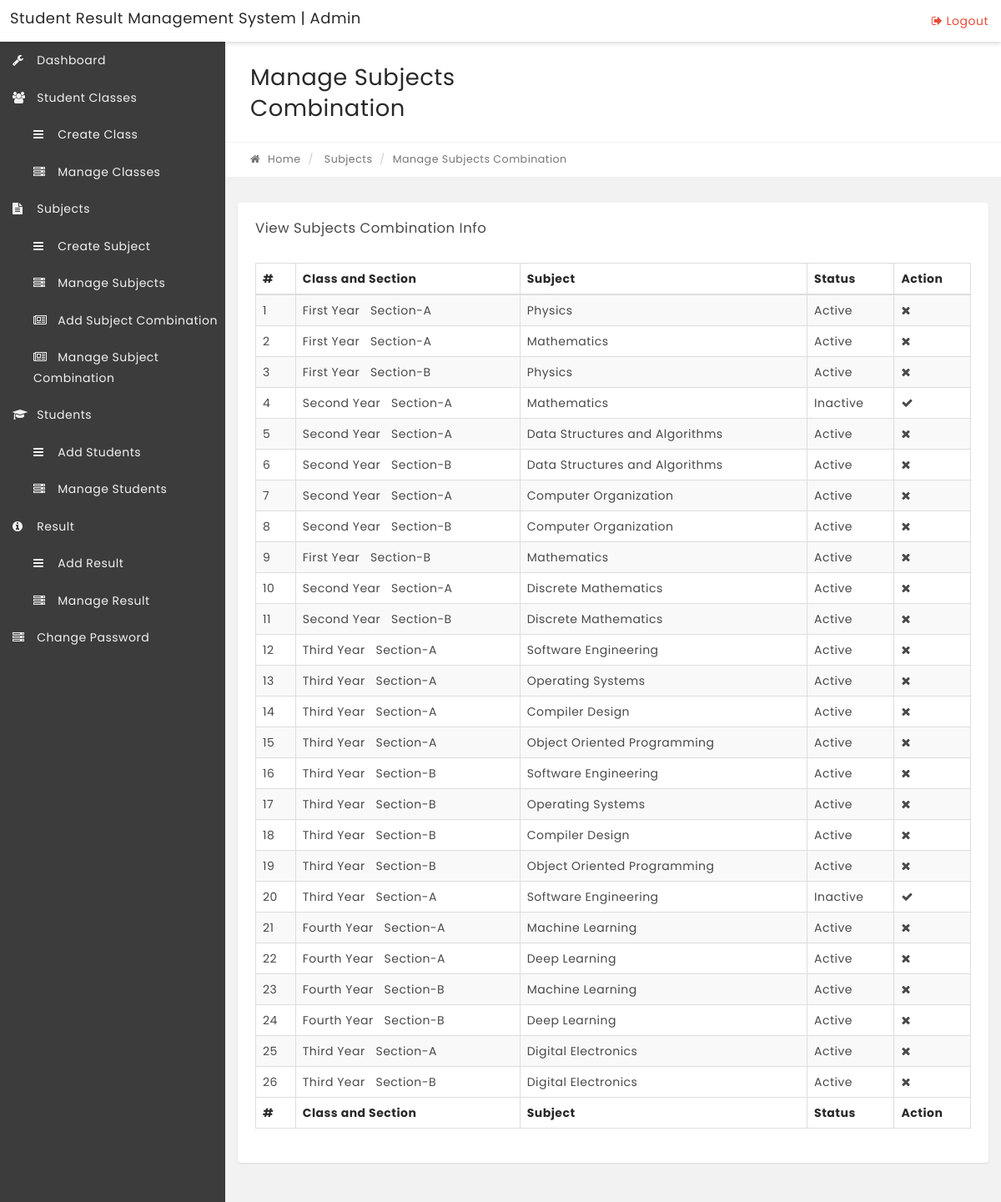
/manage-subjectcombination.php, run on the app's committed database.
### tables this page shows
CREATE TABLE `tblsubjectcombination` (
  `id` int(11) NOT NULL,
  `ClassId` int(11) DEFAULT NULL,
  `SubjectId` int(11) DEFAULT NULL,
  `status` int(1) DEFAULT NULL,
  `CreationDate` timestamp NULL DEFAULT current_timestamp(),
  `Updationdate` timestamp NULL DEFAULT NULL ON UPDATE current_timestamp()
);

CREATE TABLE `tblclasses` (
  `id` int(11) NOT NULL,
  `ClassName` varchar(80) DEFAULT NULL,
  `ClassNameNumeric` int(4) DEFAULT NULL,
  `Section` varchar(5) DEFAULT NULL,
  `CreationDate` timestamp NULL DEFAULT current_timestamp(),
  `UpdationDate` timestamp NULL DEFAULT NULL
);

CREATE TABLE `tblsubjects` (
  `id` int(11) NOT NULL,
  `SubjectName` varchar(100) NOT NULL,
  `SubjectCode` varchar(100) DEFAULT NULL,
  `Creationdate` timestamp NULL DEFAULT current_timestamp(),
  `UpdationDate` timestamp NULL DEFAULT NULL
);

### manage-subjectcombination.php (the view, shortened to what this page needs)
<?php
include('includes/config.php');
if(strlen($_SESSION['alogin'])=="")
    {
    header("Location: index.php");
    }
    else{
?>
<!DOCTYPE html>
<html lang="en">
    <head>
        <link rel="stylesheet" href="css/bootstrap.min.css" media="screen" >
        <link rel="stylesheet" href="css/font-awesome.min.css" media="screen" >
        <link rel="stylesheet" href="css/animate-css/animate.min.css" media="screen" >
        <link rel="stylesheet" href="css/lobipanel/lobipanel.min.css" media="screen" >
        <link rel="stylesheet" href="css/prism/prism.css" media="screen" >
        <link rel="stylesheet" type="text/css" href="js/DataTables/datatables.min.css"/>
        <link rel="stylesheet" href="css/main.css" media="screen" >
    </head>
    <body class="top-navbar-fixed">
        <div class="main-wrapper">
   <?php include('includes/topbar.php');?>
            <div class="content-wrapper">
                <div class="content-container">
<?php include('includes/leftbar.php');?>
                    <div class="main-page">
                        <div class="container-fluid">
                            <div class="row page-title-div">
                                <div class="col-md-6">
                                    <h2 class="title">Manage Subjects Combination</h2>
                                </div>
                            </div>
                            <div class="row breadcrumb-div">
                                <div class="col-md-6">
                                    <ul class="breadcrumb">
            							<li><a href="dashboard.php"><i class="fa fa-home"></i> Home</a></li>
                                        <li> Subjects</li>
            							<li class="active">Manage Subjects Combination</li>
            						</ul>
                                </div>
                            </div>
                        </div>
                        <section class="section">
                            <div class="container-fluid">
                                <div class="row">
                                    <div class="col-md-12">
                                        <div class="panel">
                                            <div class="panel-heading">
                                                <div class="panel-title">
                                                    <h5>View Subjects Combination Info</h5>
                                                </div>
                                            </div>
                                            <div class="panel-body p-20">
                                                <table id="example" class="display table table-striped table-bordered" cellspacing="0" width="100%">
                                                    <thead>
                                                        <tr>
                                                            <th>#</th>
                                                            <th>Class and Section</th>
                                                            <th>Subject </th>
                                                            <th>Status</th>
                                                            <th>Action</th>
                                                        </tr>
                                                    </thead>
                                                    <tfoot>
                                                        <tr>
                                                          <th>#</th>
                                                            <th>Class and Section</th>
                                                            <th>Subject </th>
                                                            <th>Status</th>
                                                            <th>Action</th>
                                                        </tr>
                                                    </tfoot>
                                                    <tbody>
<?php $sql = "SELECT tblclasses.ClassName,tblclasses.Section,tblsubjects.SubjectName,tblsubjectcombination.id as scid,tblsubjectcombination.status from tblsubjectcombination join tblclasses on tblclasses.id=tblsubjectcombination.ClassId  join tblsubjects on tblsubjects.id=tblsubjectcombination.SubjectId";
$query = $dbh->prepare($sql);
$query->execute();
$results=$query->fetchAll(PDO::FETCH_OBJ);
$cnt=1;
if($query->rowCount() > 0)
{
foreach($results as $result)
{   ?>
<tr>
 <td><?php echo htmlentities($cnt);?></td>
                                                            <td><?php echo htmlentities($result->ClassName);?> &nbsp; Section-<?php echo htmlentities($result->Section);?></td>
                                                            <td><?php echo htmlentities($result->SubjectName);?></td>
                                                             <td><?php $stts=$result->status;
if($stts=='0')
{
	echo htmlentities('Inactive');
}
else
{
	echo htmlentities('Active');
}
                                                             ?></td>
<td>
<?php if($stts=='0')
{ ?>
<a href="manage-subjectcombination.php?acid=<?php echo htmlentities($result->scid);?>" onclick="confirm('do you really want to ativate this subject');"><i class="fa fa-check" title="Acticvate Record"></i> </a><?php } else {?>
<a href="manage-subjectcombination.php?did=<?php echo htmlentities($result->scid);?>" onclick="confirm('do you really want to deativate this subject');"><i class="fa fa-times" title="Deactivate Record"></i> </a>
<?php }?>
</td>
</tr>
<?php $cnt=$cnt+1;}} ?>
                                                    </tbody>
                                                </table>
                                            </div>
                                        </div>
                                    </div>
                                                </div>
                                            </div>
                                        </div>
                                    </div>
                                </div>
                            </div>
    </body>
</html>
<?php } ?>

### data on the page
tblsubjectcombination: ClassId.ClassName "First Year", ClassId.Section "A", SubjectId.SubjectName "Physics"
tblsubjectcombination: ClassId.ClassName "First Year", ClassId.Section "A", SubjectId.SubjectName "Mathematics"
tblsubjectcombination: ClassId.ClassName "First Year", ClassId.Section "B", SubjectId.SubjectName "Physics"
tblsubjectcombination: ClassId.ClassName "Second Year", ClassId.Section "A", SubjectId.SubjectName "Mathematics"
tblsubjectcombination: ClassId.ClassName "Second Year", ClassId.Section "A", SubjectId.SubjectName "Data Structures and Algorithms"
tblsubjectcombination: ClassId.ClassName "Second Year", ClassId.Section "B", SubjectId.SubjectName "Data Structures and Algorithms"
tblsubjectcombination: ClassId.ClassName "Second Year", ClassId.Section "A", SubjectId.SubjectName "Computer Organization"
tblsubjectcombination: ClassId.ClassName "Second Year", ClassId.Section "B", SubjectId.SubjectName "Computer Organization"
tblsubjectcombination: ClassId.ClassName "First Year", ClassId.Section "B", SubjectId.SubjectName "Mathematics"
tblsubjectcombination: ClassId.ClassName "Second Year", ClassId.Section "A", SubjectId.SubjectName "Discrete Mathematics"
tblsubjectcombination: ClassId.ClassName "Second Year", ClassId.Section "B", SubjectId.SubjectName "Discrete Mathematics"
tblsubjectcombination: ClassId.ClassName "Third Year", ClassId.Section "A", SubjectId.SubjectName "Software Engineering"
tblsubjectcombination: ClassId.ClassName "Third Year", ClassId.Section "A", SubjectId.SubjectName "Operating Systems"
tblsubjectcombination: ClassId.ClassName "Third Year", ClassId.Section "A", SubjectId.SubjectName "Compiler Design"
tblsubjectcombination: ClassId.ClassName "Third Year", ClassId.Section "A", SubjectId.SubjectName "Object Oriented Programming"
tblsubjectcombination: ClassId.ClassName "Third Year", ClassId.Section "B", SubjectId.SubjectName "Software Engineering"
tblsubjectcombination: ClassId.ClassName "Third Year", ClassId.Section "B", SubjectId.SubjectName "Operating Systems"
tblsubjectcombination: ClassId.ClassName "Third Year", ClassId.Section "B", SubjectId.SubjectName "Compiler Design"
tblsubjectcombination: ClassId.ClassName "Third Year", ClassId.Section "B", SubjectId.SubjectName "Object Oriented Programming"
tblsubjectcombination: ClassId.ClassName "Third Year", ClassId.Section "A", SubjectId.SubjectName "Software Engineering"
tblsubjectcombination: ClassId.ClassName "Fourth Year", ClassId.Section "A", SubjectId.SubjectName "Machine Learning"
tblsubjectcombination: ClassId.ClassName "Fourth Year", ClassId.Section "A", SubjectId.SubjectName "Deep Learning"
tblsubjectcombination: ClassId.ClassName "Fourth Year", ClassId.Section "B", SubjectId.SubjectName "Machine Learning"
tblsubjectcombination: ClassId.ClassName "Fourth Year", ClassId.Section "B", SubjectId.SubjectName "Deep Learning"
tblsubjectcombination: ClassId.ClassName "Third Year", ClassId.Section "A", SubjectId.SubjectName "Digital Electronics"
tblsubjectcombination: ClassId.ClassName "Third Year", ClassId.Section "B", SubjectId.SubjectName "Digital Electronics"
